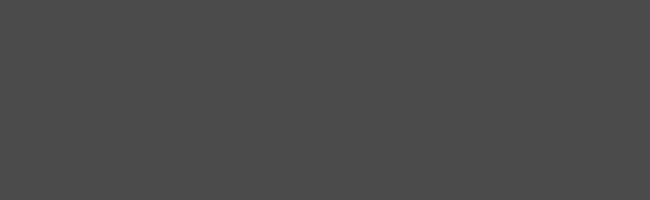
Frame 1 (no input)
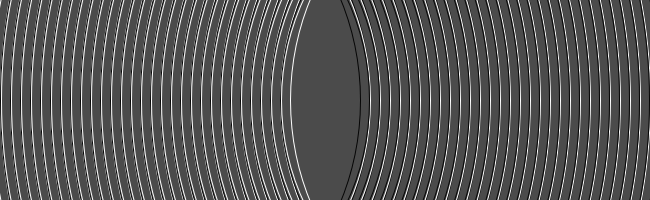
Frame 60 (the mouse pressed at the canvas centre just before this capture)
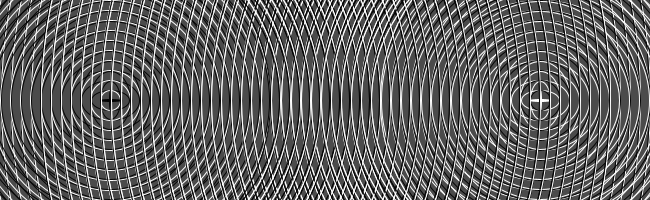
Frame 120 (the mouse held since frame 60 and released just before this capture)

The Processing sketch that drew these frames (run headless with seeded random() and noise(); from frame 60 on, the mouse is pressed at the canvas centre):

// Processing sketch: processing_54064
// ── processing_54064.pde

// Code by Sherin Kwan (YSDN Interactivity 1)

int x= 110;
int b= 140;
int y = 100;
float o = 1700;
int w= 1;

void setup(){
  size(650, 200);
  background(75);
  ellipseMode(CENTER);
  noFill();
  strokeWeight(w);
  smooth();
  frameRate(40);
}

void draw(){
  
  stroke(255);
  ellipse(x, y, o, o);
  stroke(4);
  ellipse(x, y, o-20, o-2);
  stroke(4);
  ellipse(x, y, o-2, o-20);
  
  stroke(4);
  ellipse(width-x, y, o, o);
  stroke(255);
  ellipse(width-x, y, o-20, o-2);
  stroke(255);
  ellipse(width-x, y, o-2, o-20);
  
  if (2>o){
    o = 1000;
  } else{
    o-=20;
  }
}

  
